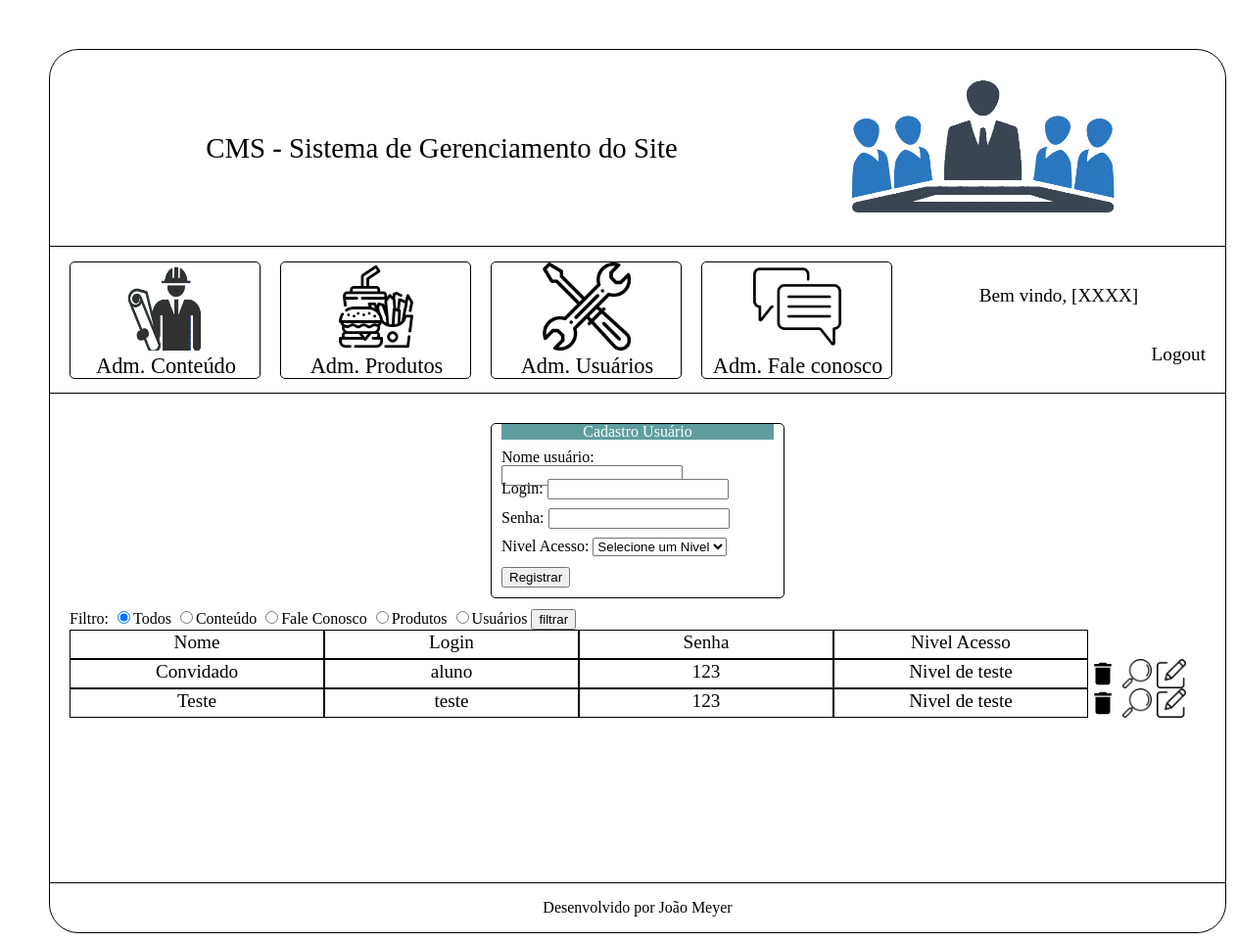
Page /Projeto_Hamburgueria2.0/cms/pagina_usuarios.php on the earlier database version.
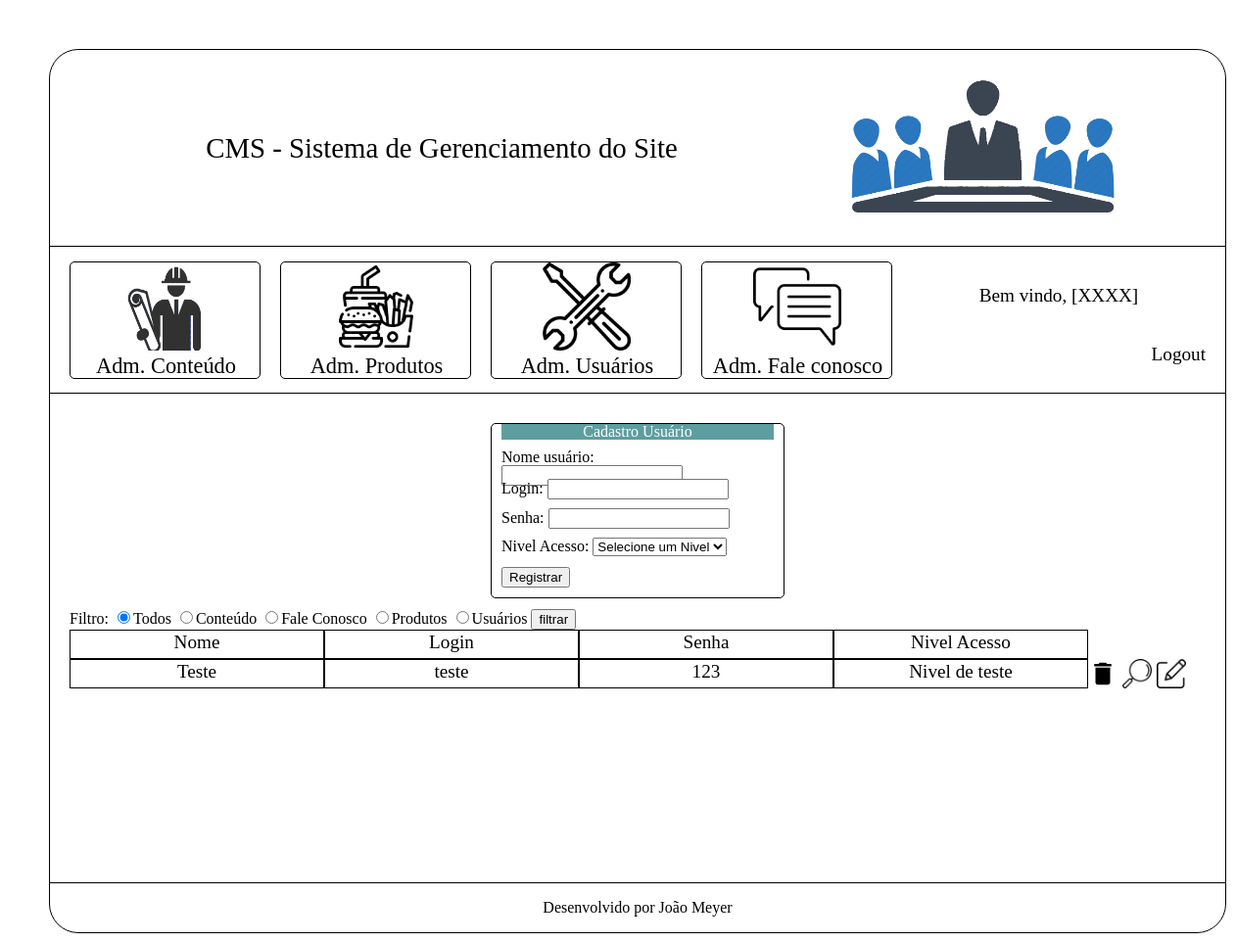
Same page on the later database version.
### tables this page shows
create table tblUsuario (
	idUsuario int(11) not null auto_increment primary key,
    nome varchar(200) not null,
    login varchar(200) not null,
    senha varchar(100) not null,
    idNivelAcesso int(11) not null,
    constraint FK_idNivelAcesso_tblUsuario foreign key (idNivelAcesso)
    references tblNivelAcesso (idNivelAcesso)
);

create table tblNivelAcesso (
	idNivelAcesso int(11) not null auto_increment primary key,
    nomeNivel varchar(200) not null,
    acessoConteudo boolean not null,
    acessoFaleConosco boolean not null,
    acessoProduto boolean not null,
    acessoUsuarios boolean not null
);

### Projeto_Hamburgueria2.0/cms/pagina_usuarios.php (the view, shortened to what the changed rows need)
<?php
    $conexao = conexaoMysql();
    $dominio= $_SERVER['HTTP_HOST'];
    $url = "http://" . $dominio. $_SERVER['REQUEST_URI'];
    if(isset($_POST['btnFiltrar'])){
        if($_GET['modo']){
            if($_GET['modo'] == 'filtrar'){
                $filtro = $_POST['inputFiltro'];
                switch($filtro){
                    case "c":
                        $sqlQuerySelect = "select tblUsuario.*, tblNivelAcesso.nomeNivel
                            from tblUsuario, tblNivelAcesso
                            where tblUsuario.idNivelAcesso = tblNivelAcesso.idNivelAcesso
                            and tblNivelAcesso.acessoConteudo = 1
                            order by tblUsuario.nome";
                    break;
                    case "f":
                        $sqlQuerySelect = "select tblUsuario.*, tblNivelAcesso.nomeNivel
                            from tblUsuario, tblNivelAcesso
                            where tblUsuario.idNivelAcesso = tblNivelAcesso.idNivelAcesso
                            and tblNivelAcesso.acessoFaleConosco = 1
                            order by tblUsuario.nome";
                    break;
                    case "p":
                        $sqlQuerySelect = "select tblUsuario.*, tblNivelAcesso.nomeNivel
                            from tblUsuario, tblNivelAcesso
                            where tblUsuario.idNivelAcesso = tblNivelAcesso.idNivelAcesso
                            and tblNivelAcesso.acessoProduto = 1
                            order by tblUsuario.nome";
                    break;
                    case "u":
                        $sqlQuerySelect = "select tblUsuario.*, tblNivelAcesso.nomeNivel
                            from tblUsuario, tblNivelAcesso
                            where tblUsuario.idNivelAcesso = tblNivelAcesso.idNivelAcesso
                            and tblNivelAcesso.acessoUsuarios = 1
                            order by tblUsuario.nome";
                    break;
                    default:
                        $sqlQuerySelect = "select tblUsuario.*, tblNivelAcesso.nomeNivel
                            from tblUsuario, tblNivelAcesso
                            where tblUsuario.idNivelAcesso = tblNivelAcesso.idNivelAcesso
                            order by tblUsuario.nome";
                    break;
                }
            }
        }
    }
    else{
        $sqlQuerySelect = "select tblUsuario.*, tblNivelAcesso.nomeNivel
                            from tblUsuario, tblNivelAcesso
                            where tblUsuario.idNivelAcesso = tblNivelAcesso.idNivelAcesso
                            order by tblUsuario.nome";
    }
    $select = mysqli_query($conexao, $sqlQuerySelect);
?>
<!DOCTYPE html>
<html lang="pt-br">
    <head>
    </head>
    <body>
        <div id="conteinerCMS">
            <div id="conteinerSubmenusGerenciamento">
                <?php
                    while($rsSelect = mysqli_fetch_assoc($select)){
                        ?>
                            <div class="conteinerComentario">
                                <div class="usuarioNome"><?=$rsSelect['nome']?></div>
                                <div class="usuarioLogin"><?=$rsSelect['login']?></div>
                                <div class="usuarioSenha"><?=$rsSelect['senha']?></div>
                                <div class="usuarioNivelAcesso"><?=$rsSelect['nomeNivel']?></div>
                                <a onclick="return confirm('Deseja realmente excluir o registro?');"
                                href="./modulos/deletar.php?modo=excluir&id=<?=$rsSelect['idUsuario']?>&tabela=tblUsuario&coluna=idUsuario&url=<?=$url?>">
                                    <div class="excluir"></div>
                                </a>
                                <div class="visualizar" onclick="visualizarUsuario(<?=$rsSelect['idUsuario']?>);"></div>
                                <a href="pagina_usuarios.php?modo=editar&id=<?=$rsSelect['idUsuario']?>">
                                    <div class="editar"></div>
                                </a>
                            </div>
                        <?php
                    }
                ?>
            </div>
        </div>
    </body>
</html>

Differences in the rows shown:
no longer on this page (row edited): tblusuario: nome "Convidado", login "aluno", senha "123", idNivelAcesso.nomeNivel "Nivel de teste"
